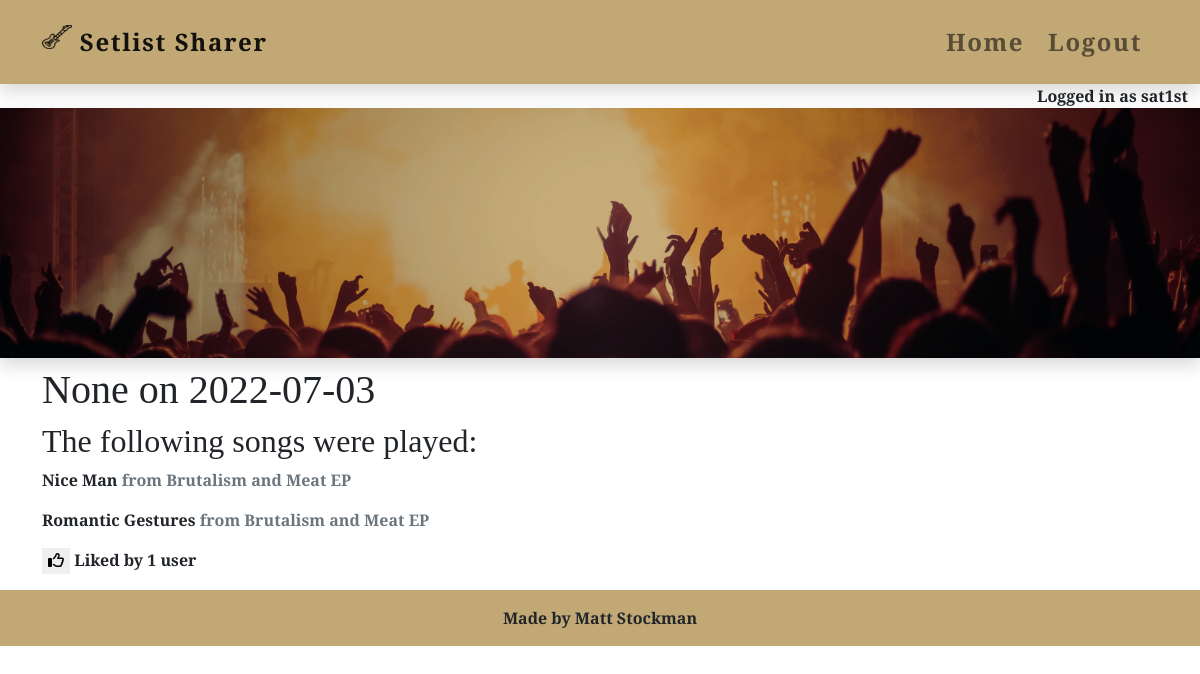
The app's page /setlist/detail/12/ (signed in) with its own data.
### setlist/models.py (models this page shows, shortened)
class Setlist(models.Model):
    gig = models.OneToOneField('home.Gig', related_name='setlist_gig',
                               on_delete=models.CASCADE, null=True)
    author = models.ForeignKey(User, on_delete=models.SET_NULL, null=True)
    song = models.ManyToManyField(Song)
    status = models.IntegerField(choices=STATUS, default=0)
    agree = models.ManyToManyField(User, related_name='setlist_agree',
                                   blank=True)
    disagree = models.ManyToManyField(User, related_name='setlist_disagree',
                                      blank=True)
    class Meta:
        ordering = ['gig__date']
    def __str__(self):
        return f"{self.gig.venue} on {self.gig.date}"

class Song(models.Model):
    title = models.CharField(max_length=200, unique=True, null=False)

class Release(models.Model):
    title = models.CharField(max_length=200)
    songs = models.ManyToManyField(Song, related_name="releases")
    def __str__(self):
        return self.title

### home/models.py (models this page shows, shortened)
class Gig(models.Model):
    date = models.DateField(auto_now_add=False, auto_now=False, blank=True,
                            null=True)
    venue = models.ForeignKey('setlist.Venue', on_delete=models.CASCADE,
                              null=True)
    image = CloudinaryField('image', null=True, blank=True)
    image_status = models.IntegerField(choices=STATUS, default=0)

### setlist/views.py (the view)
# urls.py: path('detail/<str:pk>/', detail, name='detail_setlist'),
@login_required
def detail(request, pk):
    setlist = Setlist.objects.get(id=pk)
    context = {
        'setlist': setlist,
    }
    return render(request, 'setlist/detail.html', context)

### setlist/templates/setlist/detail.html (shortened to what this page needs)
{% extends 'base.html' %}
{% block content %}
<div class="container">
    <h1>{{ setlist }}</h1>
    <h2>The following songs were played:</h2>
    {% for song in setlist.song.all %}
        <p>{{ song.title }}
            <span class="text-muted">from
            {% for release in song.releases.all %}
                {% if forloop.first %}
                    {{ release }}
                {% elif forloop.last %}
                    and {{ release }}
                {% else %}
                    {{ release }},
                {% endif %}
            {% endfor %}
            </span>
        </p>
    {% endfor %}
    {% if user.id == setlist.author.id %}
        <a href="{% url 'edit_setlist' setlist.id %}" class="btn btn-outline-dark mb-2 main-btn">
        <i class="fa-solid fa-file pe-1"></i>Edit Setlist</a>
        <a href="{% url 'delete_setlist' setlist.id %}" class="btn btn-outline-dark mb-2 main-btn">
            <i class="fa-solid fa-file pe-1"></i>Delete Setlist</a>
    {% else %}
        <form action="{% url 'like' setlist.pk %}" method="POST" class="d-inline">
            {% if request.user in setlist.agree.all %}
                <button type="submit" name="answer_id" class="border-0" value="{{ setlist.id }}"><i
                        class="fa-solid fa-thumbs-up"></i>
                </button>
            {% else %}
                <button type="submit" name="answer_id" class="border-0" value="{{ setlist.id }}"><i
                        class="fa-regular fa-thumbs-up"></i>
                </button>
            {% endif %}
        </form>
    {% endif %}
        Liked by {{ setlist.agree.all.count }} user{{ setlist.agree.all.count|pluralize }}
{% endblock %}

### templates/base.html (shortened to what this page needs)
{% load static %}
<!DOCTYPE html>
<html class="h-100">
<head>
    <link rel="stylesheet" href="https://cdnjs.cloudflare.com/ajax/libs/font-awesome/5.15.3/css/all.min.css">
    <link href="https://cdn.jsdelivr.net/npm/bootstrap@5.0.1/dist/css/bootstrap.min.css" rel="stylesheet"
>
    <link rel="stylesheet" href="{% static '/css/style.css' %}">
</head>
<body class="d-flex flex-column">
    <nav class="navbar navbar-expand-sm navbar-light shadow p-3">
        <div class="container bg-image">
            <a class="navbar-brand" href="{% url 'index' %}">
                <img src="{% static 'images/guitar-logo-no-bg.png' %}" alt="Black outline of a guitar" title="Black outline of a guitar" width="30" height="24" class="d-inline-block align-text-top">
                Setlist Sharer
            </a>
            <div class="collapse navbar-collapse" id="navbarCollapse">
                <div class="navbar-nav ms-auto">
                    {% with url_name=request.resolver_match.url_name %}
                    <a class="nav-link pe-3 {% if url_name == 'index' %} active {% endif %}" href="{% url 'index' %}">Home</a>
                        {% if user.is_authenticated %}
                        <a class="nav-link pe-3 {% if url_name == 'account_logout' %} active {% endif %}" href="{% url 'account_logout' %}">Logout</a>
                        {% else %}
                        <a class="nav-link pe-3 {% if url_name == 'account_signup' %} active {% endif %}" href="{% url 'account_signup' %}">Sign Up</a>
                        <a class="nav-link {% if url_name == 'account_login' %} active {% endif %}" href="{% url 'account_login' %}">Login</a>
                        {% endif %}
                    {% endwith %}
                </div>
            </div>
        </div>
    </nav>
    {% if user.is_authenticated %}
    <div class="text-end container-fluid">
        Logged in as {{ user }}
    </div>
    {% endif %}
    <div class="container-fluid p-0">
        <div id="hero" class="shadow mb-2">
        </div>
    </div>
    <main class="flex-shrink-0 main-bg">
        {% block content %}
        {% endblock content %}
    </main>
    <footer class="footer mt-3 py-3">
        <p class="m-0 text-center">Made by Matt Stockman</p>
    </footer>
</body>
</html>

### static/css/style.css (style rules this page uses)
body { font-family: 'Crimson Text', serif; font-weight: 700; }
nav, .navbar-brand { font-size: 1.5rem; letter-spacing: 0.1rem; }
#hero { background-image: linear-gradient(rgba(0, 0, 0, 0.2), rgba(0, 0, 0, 0.2)), url('/static/images/crowd.jpg'); background-size: cover; background-position: center center; height: 250px; }
nav, footer { background: #C1A875; }

### records on screen
Setlist: gig.date "None on 2022-07-03", agree.all.count "1"
Song: title "Nice Man"
Release: title "Brutalism"
Release: title "Meat EP"
Song: title "Romantic Gestures"

### other values on screen
{{ user }} "sat1st"
